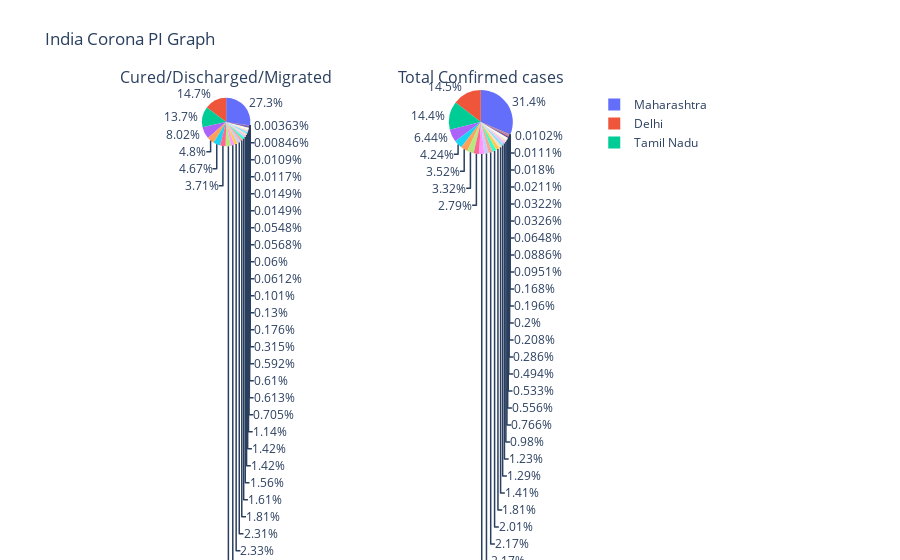

The notebook cell this image was saved under:
### Code cell
import plotly.graph_objects as go
from plotly.subplots import make_subplots

labels = df['Name of State / UT']

fig = make_subplots(1, 2, specs=[[{'type':'domain'}, {'type':'domain'}]],
                    subplot_titles=['Cured/Discharged/Migrated', 'Total Confirmed cases'])
fig.add_trace(go.Pie(labels=labels, values=df['Cured/Discharged/Migrated'], scalegroup='one',
                     name="Cured in"), 1, 1)
fig.add_trace(go.Pie(labels=labels, values=df['Total Confirmed cases'], scalegroup='one',
                     name="Total Cases in"), 1, 2)

fig.update_layout(title_text='India Corona PI Graph')
fig.show()

### Figure 1 — Plotly figure (JSON) as saved in the notebook; plotly's stock layout.template omitted (floating-point values rounded to 4 significant figures)
{"data": [{"domain": {"x": [0, 0.45], "y": [0, 1]}, "labels": ["Andaman and Nicobar Islands", "Andhra Pradesh", "Arunachal Pradesh", "Assam", "Bihar", "Chandigarh", "Chhattisgarh", "Dadra and Nagar Haveli and Daman and Diu", "Delhi", "Goa", "Gujarat", "Haryana", "Himachal Pradesh", "Jammu and Kashmir", "Jharkhand", "Karnataka", "Kerala", "Ladakh", "Madhya Pradesh", "Maharashtra", "Manipur", "Meghalaya", "Mizoram", "Nagaland", "Odisha", "Puducherry", "Punjab", "Rajasthan", "Sikkim", "Tamil Nadu", "Telangana", "Tripura", "Uttarakhand", "Uttar Pradesh", "West Bengal"], "name": "Cured in", "scalegroup": "one", "type": "pie", "values": [37, 4495, 21, 3521, 5781, 322, 1513, 27, 36602, 152, 19909, 5916, 437, 3531, 1469, 5730, 1749, 136, 9215, 67706, 250, 37, 9, 141, 3863, 149, 2825, 11910, 29, 34112, 4005, 782, 1521, 11601, 8687]}, {"domain": {"x": [0.55, 1], "y": [0, 1]}, "labels": ["Andaman and Nicobar Islands", "Andhra Pradesh", "Arunachal Pradesh", "Assam", "Bihar", "Chandigarh", "Chhattisgarh", "Dadra and Nagar Haveli and Daman and Diu", "Delhi", "Goa", "Gujarat", "Haryana", "Himachal Pradesh", "Jammu and Kashmir", "Jharkhand", "Karnataka", "Kerala", "Ladakh", "Madhya Pradesh", "Maharashtra", "Manipur", "Meghalaya", "Mizoram", "Nagaland", "Odisha", "Puducherry", "Punjab", "Rajasthan", "Sikkim", "Tamil Nadu", "Telangana", "Tripura", "Uttarakhand", "Uttar Pradesh", "West Bengal"], "name": "Total Cases in", "scalegroup": "one", "type": "pie", "values": [48, 9372, 139, 5586, 7825, 411, 2303, 91, 62655, 864, 27825, 11025, 727, 6088, 2137, 9399, 3310, 847, 12078, 135796, 898, 44, 141, 280, 5303, 383, 4235, 15232, 78, 62087, 8674, 1237, 2402, 18322, 14358]}], "layout": {"annotations": [{"font": {"size": 16}, "showarrow": false, "text": "Cured/Discharged/Migrated", "x": 0.225, "xanchor": "center", "xref": "paper", "y": 1, "yanchor": "bottom", "yref": "paper"}, {"font": {"size": 16}, "showarrow": false, "text": "Total Confirmed cases", "x": 0.775, "xanchor": "center", "xref": "paper", "y": 1, "yanchor": "bottom", "yref": "paper"}], "title": {"text": "India Corona PI Graph"}}}
